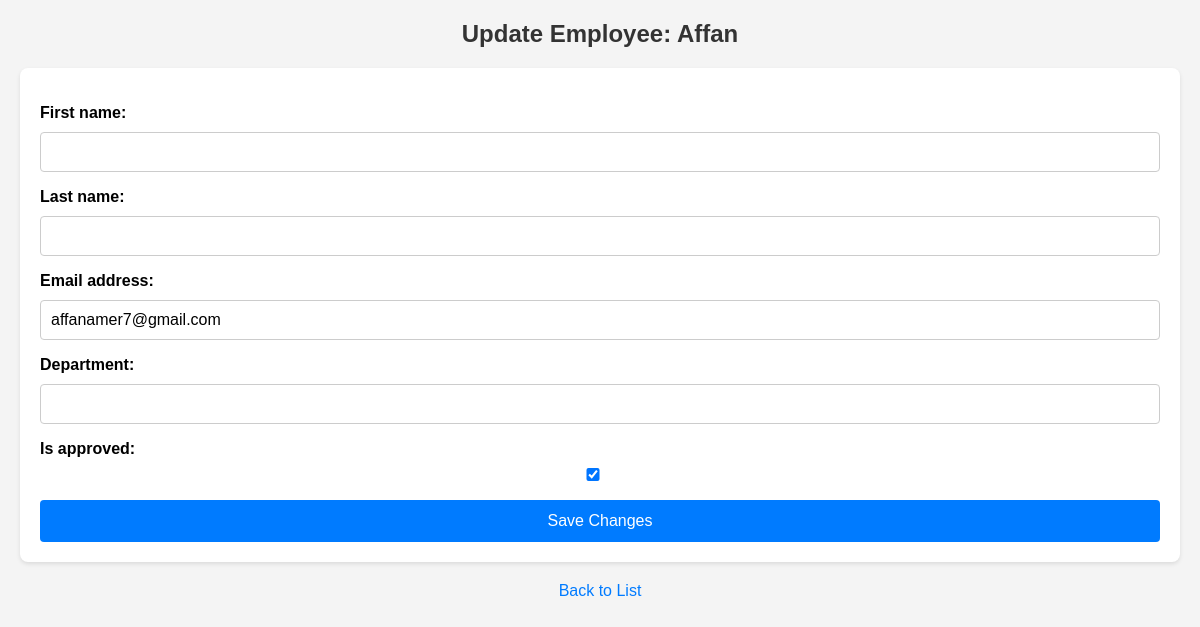
Page /employees/update/2/ (signed in) on the committed database.
### myapp/models.py (models this page shows, shortened)
class Employee(AbstractUser):
    is_approved = models.BooleanField(default=False)  # Admin approval required
    department = models.CharField(max_length=100, blank=True)
    salary = models.DecimalField(max_digits=10, decimal_places=2, default=0.00)
    annual_leave_balance = models.DecimalField(max_digits=5, decimal_places=1, default=21.0)
    sick_leave_balance = models.DecimalField(max_digits=5, decimal_places=1, default=10.0)

### myapp/views.py (the view)
# urls.py: path('employees/update/<int:employee_id>/', update_employee, name='update_employee'),
@staff_member_required
def update_employee(request, employee_id):
    employee = Employee.objects.get(id=employee_id)
    if request.method == "POST":
        form = EmployeeUpdateForm(request.POST, instance=employee)
        if form.is_valid():
            form.save()
            return redirect('employee_list')
    else:
        form = EmployeeUpdateForm(instance=employee)
    return render(request, 'employees/update_employee.html', {'form': form, 'employee': employee})

### myapp/forms.py
class EmployeeUpdateForm(forms.ModelForm):
    class Meta:
        model = Employee
        fields = ['first_name', 'last_name', 'email', 'department', 'is_approved']

### myapp/templates/employees/update_employee.html (shortened to what this page needs)
{% load static %}
<!DOCTYPE html>
<html lang="en">
<head>
</head>
<body>
    <h2>Update Employee: {{ employee.username }}</h2>
    <form method="post">
        {{ form.as_p }}
        <button type="submit">Save Changes</button>
    </form>
    <a href="{% url 'employee_list' %}">Back to List</a>
</body>
</html>

### myapp/templates/employees/update_employee.html (style rules this page uses)
body { font-family: sans-serif; margin: 20px; background-color: #f4f4f4; }
h2 { color: #333; margin-bottom: 20px; text-align: center; }
form { background-color: #fff; padding: 20px; border-radius: 8px; box-shadow: 0 2px 4px rgba(0, 0, 0, 0.1); margin-bottom: 20px; }
form p { margin-bottom: 15px; }
form label { display: block; margin-bottom: 5px; font-weight: bold; }
form input, form select, form textarea { width: calc(100% - 22px); padding: 10px; border: 1px solid #ccc; border-radius: 4px; font-size: 1rem; margin-top: 5px; }
form button { background-color: #007bff; color: white; padding: 12px 20px; border: none; border-radius: 4px; cursor: pointer; font-size: 1rem; width: 100%; }
a { display: block; text-align: center; margin-top: 20px; text-decoration: none; color: #007bff; }

### rows in the picture
Employee: username "Affan", email "affanamer7@gmail.com", is_approved "☑"
